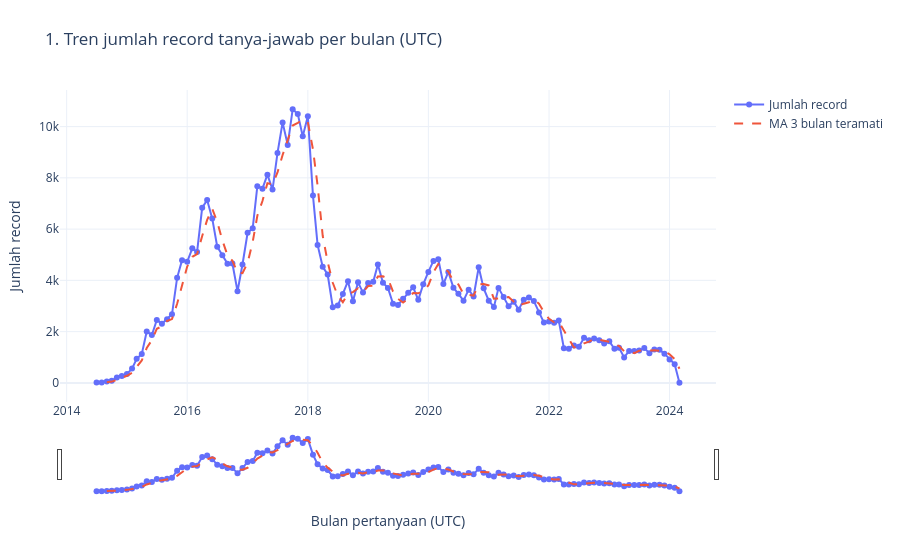

Notebook code cell kept with this figure:
### Code cell
fig1 = go.Figure()
fig1.add_trace(go.Scatter(
    x=monthly['bulan'].to_list(), y=monthly['jumlah_record'].to_list(),
    name='Jumlah record', mode='lines+markers',
))
fig1.add_trace(go.Scatter(
    x=monthly['bulan'].to_list(), y=monthly['MA3_bulan_teramati'].to_list(),
    name='MA 3 bulan teramati', mode='lines', line=dict(dash='dash'),
))
fig1.update_layout(
    title='1. Tren jumlah record tanya-jawab per bulan (UTC)',
    xaxis_title='Bulan pertanyaan (UTC)', yaxis_title='Jumlah record',
    hovermode='x unified',
)
fig1.update_xaxes(rangeslider_visible=True)
publish(fig1, '01_tren_bulanan.html')
